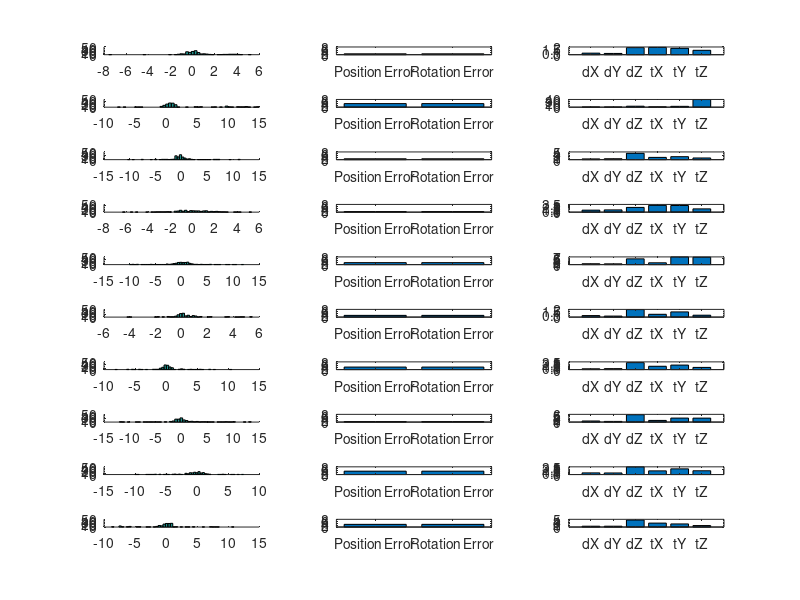

Here is the MATLAB script that generated this plot:
%close('all')
clear;
percentages = [];

actual = dlmread('reg_actual.txt');
manual = dlmread('reg_manual.txt');
anneal = dlmread('reg_anneal.txt');
%anneal = reshape(anneal,6,[])';

numReg = length(actual);
numAnneal = length(anneal)/numReg;

figure();
for trialIdx = 1:numReg
    medDev(trialIdx,:) = mad(anneal((trialIdx-1)*numAnneal+1:trialIdx*numAnneal,1:6));
    wrong = 0;
    right = 0;
    for idx = (trialIdx-1)*numAnneal+1:trialIdx*numAnneal
        if (abs(anneal(idx,:)-actual(trialIdx))<[1 1 1 1 1 1])
            right = right+1;
        else
            wrong = wrong+1;
        end
    end
    plot = subplot(numReg,3,trialIdx*3);
    bar(medDev(trialIdx,:));
    set(gca,'XTickLabel',{'dX','dY','dZ','tX','tY','tZ'})
    %ylim(plot,[0 1.5]);
    plot2 = subplot(numReg,3,trialIdx*3-1);
    errors(trialIdx,:) = abs(manual(trialIdx,:)-actual(trialIdx,:));
    posError = mean(errors(trialIdx,1:3));
    rotError = mean(errors(trialIdx,1:3));
    bar([posError rotError]);
    set(gca,'XTickLabel',{'Position Error','Rotation Error'})
    ylim(plot2,[0 8]);
     
    plot3 = subplot(numReg,3,trialIdx*3-2);
    hold('on')
    positionErrors = [];
    for idx = (trialIdx-1)*numAnneal+1:trialIdx*numAnneal
        positionErrors = horzcat(positionErrors, anneal(idx,1:3)-actual(trialIdx,1:3));
    end
    hist(positionErrors,50);
    ylim(plot3,[0 50]);
    %xlim(plot3,[-2 2]);
    hold('off')
     %title(files{trialIdx}(7:end-9))
      
%     %scatter3(M(:,1),M(:,2),M(:,3))
%     percentages = [percentages,right/length(M)];
end
% 
% figure();
% subplot(2,1,1)
% hold('on')
% positionErrors = [];
% for trialIdx = 1:numReg
%     for idx = (trialIdx-1)*numAnneal+1:trialIdx*numAnneal
%         positionErrors = horzcat(positionErrors, anneal(idx,1:3)-actual(trialIdx,1:3));
%     end
% end
% hist(positionErrors);
% 
% subplot(2,1,2)
% hold('on')
% rotationErrors = [];
% for trialIdx = 1:numReg
%     if (trialIdx == 6 || trialIdx == 10)
%         continue
%     end
%     for idx = (trialIdx-1)*numAnneal+1:trialIdx*numAnneal
%         rotationErrors = horzcat(rotationErrors, anneal(idx,4:6)-actual(trialIdx,4:6));
%     end
% end
% hist(rotationErrors);